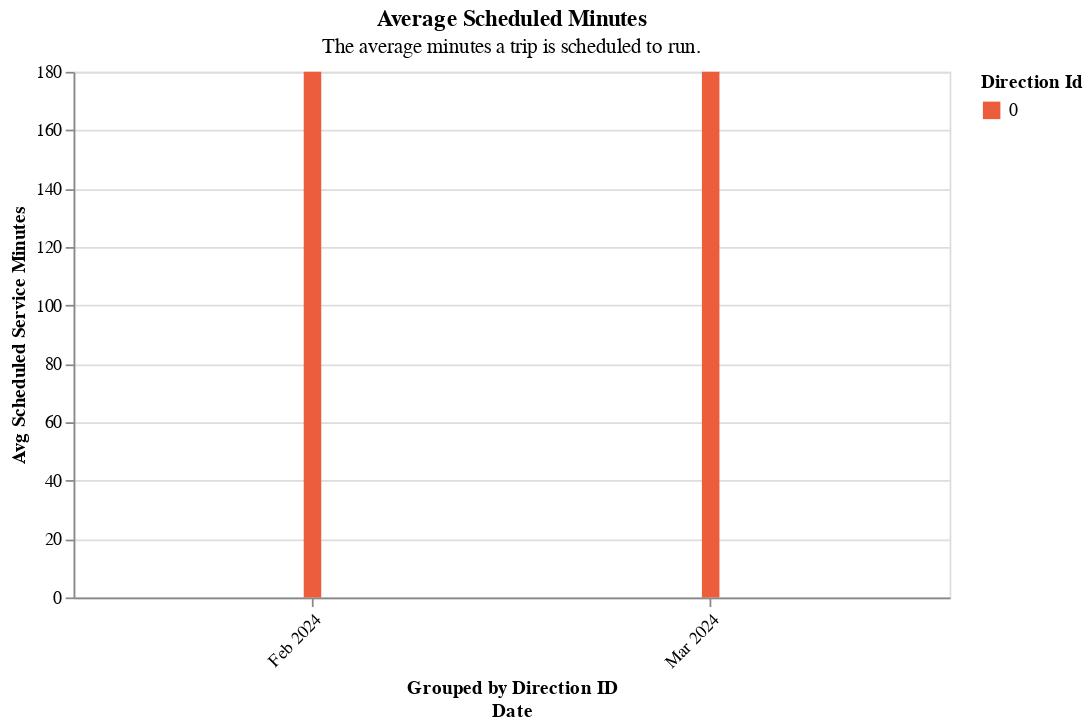

The code cell stored with this chart in its notebook:
### Code cell
section3.grouped_bar_chart(
    df=one_route[one_route.time_period == "all_day"].drop_duplicates(),
    color_col="direction_id",
    y_col="avg_scheduled_service_minutes",
    offset_col="direction_id",
    title=readable_dict['avg_scheduled_min']['title'],
    subtitle=readable_dict['avg_scheduled_min']['subtitle'],
)

### Figure 1 — Vega-Lite specification as saved in the notebook (floating-point values rounded to 4 significant figures)
{"config": {"view": {"continuousWidth": 300, "continuousHeight": 300}}, "data": {"name": "data-4267e8af260538dd4085078381a6a57a"}, "mark": {"type": "bar", "size": 10}, "encoding": {"color": {"field": "direction_id", "scale": {"range": ["#ec5d3b", "#fde18d", "#7cc665"]}, "title": "Direction Id", "type": "nominal"}, "tooltip": [{"field": "direction_id", "type": "quantitative"}, {"field": "time_period", "type": "nominal"}, {"field": "route_combined_name", "type": "nominal"}, {"field": "organization_name", "type": "nominal"}, {"field": "service_date", "type": "temporal"}, {"field": "direction_id", "type": "quantitative"}, {"field": "avg_scheduled_service_minutes", "type": "quantitative"}], "x": {"axis": {"format": "%b %Y", "labelAngle": -45}, "field": "service_date", "timeUnit": "yearmonthdate", "title": ["Grouped by Direction ID", "Date"], "type": "ordinal"}, "xOffset": {"field": "direction_id", "title": "Direction Id", "type": "nominal"}, "y": {"field": "avg_scheduled_service_minutes", "title": "Avg Scheduled Service Minutes", "type": "quantitative"}}, "height": 300, "title": {"text": ["Average Scheduled Minutes"], "subtitle": ["The average minutes a trip is scheduled to run."]}, "width": 500, "$schema": "https://vega.github.io/schema/vega-lite/v5.14.1.json", "datasets": {"data-4267e8af260538dd4085078381a6a57a": [{"schedule_gtfs_dataset_key": "4383eb1cca04093020f1583f57f32d9b", "direction_id": 0.0, "time_period": "All Day", "avg_scheduled_service_minutes": 180, "avg_stop_miles": 10.57, "n_scheduled_trips": 1, "frequency": 0.04, "service_date": "2024-02-14T00:00:00", "minutes_atleast1_vp": 193, "minutes_atleast2_vp": 155, "total_rt_service_minutes": 272.6, "total_scheduled_service_minutes": 180.0, "total_vp": 461, "vp_in_shape": 62, "is_early": 0, "is_ontime": 0, "is_late": 1, "n_vp_trips": 1, "vp_per_minute": 1.69, "pct_in_shape": 13.0, "pct_rt_journey_atleast1_vp": 71.0, "pct_rt_journey_atleast2_vp": 57.0, "pct_sched_journey_atleast1_vp": 100.0, "pct_sched_journey_atleast2_vp": 86.0, "rt_sched_journey_ratio": 1.51, "avg_rt_service_minutes": 272.6, "sched_rt_category": "schedule_and_vp", "speed_mph": null, "name": "Desert Roadrunner GMV Schedule", "route_long_name": "Wellness Express", "route_short_name": "6", "route_combined_name": "6 Wellness Express", "route_id": "5970", "typology": "express", "schedule_source_record_id": "rec4i7pXkVh7Z74N9", "base64_url": "aHR0cHM6Ly9yaWRlcHZ2dGEuY29tL2d0ZnM=", "organization_source_record_id": "recGcv4NidDjwVSiN", "organization_name": "Palo Verde Valley Transit Agency", "caltrans_district": "08 - San Bernardino", "rt_sched_journey_ratio_cat": "Late by 50%+ of the scheduled time", "frequency_cat": "<1 trip/hour", "vp_per_minute_cat": "<3 pings/minute", "ruler_100_pct": 100, "ruler_for_vp_per_min": 2, "avg_scheduled_service_minutes_str": "180"}, {"schedule_gtfs_dataset_key": "4383eb1cca04093020f1583f57f32d9b", "direction_id": 0.0, "time_period": "All Day", "avg_scheduled_service_minutes": 180, "avg_stop_miles": 10.57, "n_scheduled_trips": 1, "frequency": 0.04, "service_date": "2024-03-13T00:00:00", "minutes_atleast1_vp": 274, "minutes_atleast2_vp": 229, "total_rt_service_minutes": 355.6, "total_scheduled_service_minutes": 180.0, "total_vp": 679, "vp_in_shape": 221, "is_early": 0, "is_ontime": 0, "is_late": 1, "n_vp_trips": 1, "vp_per_minute": 1.91, "pct_in_shape": 32.0, "pct_rt_journey_atleast1_vp": 77.0, "pct_rt_journey_atleast2_vp": 64.0, "pct_sched_journey_atleast1_vp": 100.0, "pct_sched_journey_atleast2_vp": 100.0, "rt_sched_journey_ratio": 1.98, "avg_rt_service_minutes": 355.6, "sched_rt_category": "schedule_and_vp", "speed_mph": null, "name": "Desert Roadrunner GMV Schedule", "route_long_name": "Wellness Express", "route_short_name": "6", "route_combined_name": "6 Wellness Express", "route_id": "5970", "typology": "express", "schedule_source_record_id": "rec4i7pXkVh7Z74N9", "base64_url": "aHR0cHM6Ly9yaWRlcHZ2dGEuY29tL2d0ZnM=", "organization_source_record_id": "recGcv4NidDjwVSiN", "organization_name": "Palo Verde Valley Transit Agency", "caltrans_district": "08 - San Bernardino", "rt_sched_journey_ratio_cat": "Late by 50%+ of the scheduled time", "frequency_cat": "<1 trip/hour", "vp_per_minute_cat": "<3 pings/minute", "ruler_100_pct": 100, "ruler_for_vp_per_min": 2, "avg_scheduled_service_minutes_str": "180"}]}}
